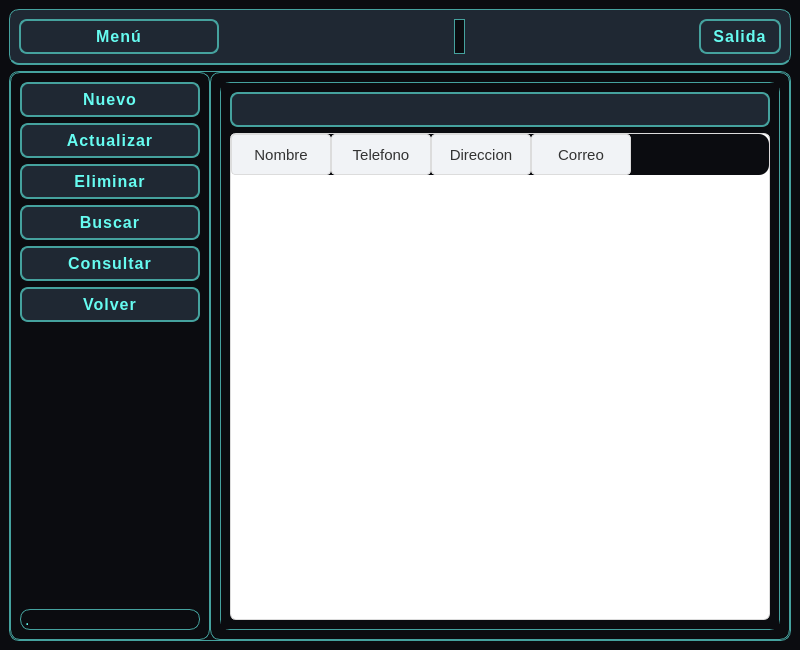
<?xml version="1.0" encoding="UTF-8"?>
<ui version="4.0">
 <class>MainWindow</class>
 <widget class="QMainWindow" name="MainWindow">
  <property name="geometry">
   <rect>
    <x>0</x>
    <y>0</y>
    <width>800</width>
    <height>650</height>
   </rect>
  </property>
  <property name="minimumSize">
   <size>
    <width>0</width>
    <height>0</height>
   </size>
  </property>
  <property name="windowTitle">
   <string>MainWindow</string>
  </property>
  <property name="styleSheet">
   <string notr="true">/* ==================== BASE GENERAL ==================== */
QWidget {
    background-color: #0b0c10; /* Fondo casi negro */
    color: #66fcf1; /* Azul neón claro */
    font-family: &quot;Orbitron&quot;, &quot;Segoe UI&quot;, sans-serif;
    font-size: 12pt;
}

/* ==================== FRAMES ==================== */
QFrame {
    background-color: #0b0c10;
    border: 1px solid #45a29e;
    border-radius: 10px;
}

QFrame#frame_catalogo {
    background-color: #0b0c10;
    border: 2px solid #45a29e;
    border-radius: 10px;
    box-shadow: 0 0 15px #45a29e;
}

/* ==================== BARRA SUPERIOR ==================== */
QFrame#frame_superior {
    background-color: #1f2833;
    border-bottom: 2px solid #45a29e;
}

QLabel#titulo_barra {
    color: #66fcf1;
    font-size: 16pt;
    font-weight: bold;
    letter-spacing: 1px;
}

/* ==================== BOTONES ==================== */
QPushButton {
    background-color: #1f2833;
    border: 2px solid #45a29e;
    border-radius: 8px;
    color: #66fcf1;
    padding: 6px 12px;
    font-weight: bold;
    text-transform: uppercase;
    letter-spacing: 1px;
    transition: all 0.2s ease-in-out;
}

QPushButton:hover {
    background-color: #0b0c10;
    border: 2px solid #66fcf1;
    box-shadow: 0 0 10px #66fcf1;
}

QPushButton:pressed {
    background-color: #45a29e;
    color: #0b0c10;
}

/* ==================== CAMPOS DE TEXTO ==================== */
QLineEdit {
    background-color: #0b0c10;
    border: 1px solid #45a29e;
    border-radius: 5px;
    padding: 4px 8px;
    color: #66fcf1;
}

QLineEdit:focus {
    border: 1px solid #66fcf1;
    box-shadow: 0 0 10px #66fcf1;
}

/* ==================== TABLAS ==================== */
QTableWidget {
    background-color: #0b0c10;
    color: #66fcf1;
    border: 1px solid #45a29e;
    gridline-color: #45a29e;
    selection-background-color: #45a29e;
    selection-color: #0b0c10;
}

QHeaderView::section {
    background-color: #1f2833;
    border: 1px solid #45a29e;
    color: #66fcf1;
    font-weight: bold;
}

/* ==================== SCROLLBAR ==================== */
QScrollBar:vertical {
    background: #1f2833;
    width: 10px;
    border-radius: 5px;
}
QScrollBar::handle:vertical {
    background: #45a29e;
    border-radius: 5px;
}
QScrollBar::handle:vertical:hover {
    background: #66fcf1;
}

/* ==================== EFECTO BRILLO (detalles TRON) ==================== */
QPushButton, QFrame, QLineEdit {
    outline: none;
}
</string>
  </property>
  <widget class="QWidget" name="centralwidget">
   <layout class="QVBoxLayout" name="verticalLayout">
    <item>
     <widget class="QFrame" name="frame_superior">
      <property name="minimumSize">
       <size>
        <width>0</width>
        <height>50</height>
       </size>
      </property>
      <property name="frameShape">
       <enum>QFrame::StyledPanel</enum>
      </property>
      <property name="frameShadow">
       <enum>QFrame::Raised</enum>
      </property>
      <layout class="QHBoxLayout" name="horizontalLayout">
       <item>
        <widget class="QPushButton" name="boton_menu">
         <property name="minimumSize">
          <size>
           <width>200</width>
           <height>35</height>
          </size>
         </property>
         <property name="text">
          <string>Menú</string>
         </property>
         <property name="icon">
          <iconset>
           <normaloff>../resources/imagenes/boton_menu.png</normaloff>../resources/imagenes/boton_menu.png</iconset>
         </property>
         <property name="iconSize">
          <size>
           <width>32</width>
           <height>32</height>
          </size>
         </property>
        </widget>
       </item>
       <item>
        <spacer name="horizontalSpacer">
         <property name="orientation">
          <enum>Qt::Horizontal</enum>
         </property>
         <property name="sizeHint" stdset="0">
          <size>
           <width>98</width>
           <height>20</height>
          </size>
         </property>
        </spacer>
       </item>
       <item>
        <widget class="QLabel" name="label">
         <property name="text">
          <string/>
         </property>
        </widget>
       </item>
       <item>
        <spacer name="horizontalSpacer_2">
         <property name="orientation">
          <enum>Qt::Horizontal</enum>
         </property>
         <property name="sizeHint" stdset="0">
          <size>
           <width>99</width>
           <height>20</height>
          </size>
         </property>
        </spacer>
       </item>
       <item>
        <widget class="QPushButton" name="boton_salir">
         <property name="minimumSize">
          <size>
           <width>0</width>
           <height>35</height>
          </size>
         </property>
         <property name="text">
          <string>Salida</string>
         </property>
         <property name="icon">
          <iconset>
           <normaloff>../resources/imagenes/salir.png</normaloff>../resources/imagenes/salir.png</iconset>
         </property>
         <property name="iconSize">
          <size>
           <width>32</width>
           <height>32</height>
          </size>
         </property>
        </widget>
       </item>
      </layout>
     </widget>
    </item>
    <item>
     <widget class="QFrame" name="frame_central">
      <property name="frameShape">
       <enum>QFrame::StyledPanel</enum>
      </property>
      <property name="frameShadow">
       <enum>QFrame::Raised</enum>
      </property>
      <layout class="QHBoxLayout" name="horizontalLayout_2">
       <property name="spacing">
        <number>0</number>
       </property>
       <property name="leftMargin">
        <number>0</number>
       </property>
       <property name="topMargin">
        <number>0</number>
       </property>
       <property name="rightMargin">
        <number>0</number>
       </property>
       <property name="bottomMargin">
        <number>0</number>
       </property>
       <item>
        <widget class="QFrame" name="frame_lateral">
         <property name="minimumSize">
          <size>
           <width>200</width>
           <height>0</height>
          </size>
         </property>
         <property name="maximumSize">
          <size>
           <width>0</width>
           <height>16777215</height>
          </size>
         </property>
         <property name="frameShape">
          <enum>QFrame::StyledPanel</enum>
         </property>
         <property name="frameShadow">
          <enum>QFrame::Raised</enum>
         </property>
         <layout class="QGridLayout" name="gridLayout_5">
          <item row="0" column="0">
           <widget class="QPushButton" name="boton_agregar">
            <property name="text">
             <string>Nuevo</string>
            </property>
            <property name="icon">
             <iconset>
              <normaloff>../resources/imagenes/boton_agregar.png</normaloff>../resources/imagenes/boton_agregar.png</iconset>
            </property>
            <property name="iconSize">
             <size>
              <width>32</width>
              <height>32</height>
             </size>
            </property>
           </widget>
          </item>
          <item row="1" column="0">
           <widget class="QPushButton" name="boton_actualizar">
            <property name="text">
             <string>Actualizar</string>
            </property>
            <property name="icon">
             <iconset>
              <normaloff>../resources/imagenes/boton_modificar.png</normaloff>../resources/imagenes/boton_modificar.png</iconset>
            </property>
            <property name="iconSize">
             <size>
              <width>32</width>
              <height>32</height>
             </size>
            </property>
           </widget>
          </item>
          <item row="2" column="0">
           <widget class="QPushButton" name="boton_eliminar">
            <property name="text">
             <string>Eliminar</string>
            </property>
            <property name="icon">
             <iconset>
              <normaloff>../resources/imagenes/boton_eliminar.png</normaloff>../resources/imagenes/boton_eliminar.png</iconset>
            </property>
            <property name="iconSize">
             <size>
              <width>32</width>
              <height>32</height>
             </size>
            </property>
           </widget>
          </item>
          <item row="3" column="0">
           <widget class="QPushButton" name="boton_buscar">
            <property name="text">
             <string>Buscar</string>
            </property>
            <property name="icon">
             <iconset>
              <normaloff>../resources/imagenes/BUSCAR.png</normaloff>../resources/imagenes/BUSCAR.png</iconset>
            </property>
            <property name="iconSize">
             <size>
              <width>32</width>
              <height>32</height>
             </size>
            </property>
           </widget>
          </item>
          <item row="4" column="0">
           <widget class="QPushButton" name="boton_consultar">
            <property name="text">
             <string>Consultar</string>
            </property>
            <property name="icon">
             <iconset>
              <normaloff>../resources/imagenes/boton_consultar.png</normaloff>../resources/imagenes/boton_consultar.png</iconset>
            </property>
            <property name="iconSize">
             <size>
              <width>32</width>
              <height>32</height>
             </size>
            </property>
           </widget>
          </item>
          <item row="5" column="0">
           <widget class="QPushButton" name="volver">
            <property name="text">
             <string>Volver</string>
            </property>
            <property name="iconSize">
             <size>
              <width>32</width>
              <height>32</height>
             </size>
            </property>
           </widget>
          </item>
          <item row="6" column="0">
           <spacer name="verticalSpacer">
            <property name="orientation">
             <enum>Qt::Vertical</enum>
            </property>
            <property name="sizeHint" stdset="0">
             <size>
              <width>20</width>
              <height>7</height>
             </size>
            </property>
           </spacer>
          </item>
          <item row="7" column="0">
           <widget class="QLabel" name="mensaje">
            <property name="text">
             <string>.</string>
            </property>
           </widget>
          </item>
         </layout>
        </widget>
       </item>
       <item>
        <widget class="QFrame" name="frame_paginas">
         <property name="frameShape">
          <enum>QFrame::StyledPanel</enum>
         </property>
         <property name="frameShadow">
          <enum>QFrame::Raised</enum>
         </property>
         <layout class="QVBoxLayout" name="verticalLayout_3">
          <item>
           <widget class="QStackedWidget" name="stackedWidget">
            <property name="currentIndex">
             <number>4</number>
            </property>
            <widget class="QWidget" name="page_agregar">
             <layout class="QVBoxLayout" name="verticalLayout_4">
              <item>
               <layout class="QGridLayout" name="gridLayout">
                <item row="0" column="0">
                 <widget class="QLabel" name="label_2">
                  <property name="minimumSize">
                   <size>
                    <width>0</width>
                    <height>0</height>
                   </size>
                  </property>
                  <property name="maximumSize">
                   <size>
                    <width>16777215</width>
                    <height>16777215</height>
                   </size>
                  </property>
                  <property name="text">
                   <string>Nombre</string>
                  </property>
                 </widget>
                </item>
                <item row="0" column="1">
                 <widget class="QLineEdit" name="nombre_agregar">
                  <property name="minimumSize">
                   <size>
                    <width>150</width>
                    <height>0</height>
                   </size>
                  </property>
                 </widget>
                </item>
                <item row="1" column="0">
                 <widget class="QLabel" name="label_3">
                  <property name="minimumSize">
                   <size>
                    <width>0</width>
                    <height>0</height>
                   </size>
                  </property>
                  <property name="maximumSize">
                   <size>
                    <width>16777215</width>
                    <height>16777215</height>
                   </size>
                  </property>
                  <property name="text">
                   <string>Teléfono</string>
                  </property>
                 </widget>
                </item>
                <item row="1" column="1">
                 <widget class="QLineEdit" name="telefono_agregar"/>
                </item>
                <item row="2" column="0">
                 <widget class="QLabel" name="label_4">
                  <property name="minimumSize">
                   <size>
                    <width>0</width>
                    <height>0</height>
                   </size>
                  </property>
                  <property name="maximumSize">
                   <size>
                    <width>16777215</width>
                    <height>16777215</height>
                   </size>
                  </property>
                  <property name="text">
                   <string>Dirección</string>
                  </property>
                 </widget>
                </item>
                <item row="2" column="1">
                 <widget class="QLineEdit" name="direccion_agregar">
                  <property name="maximumSize">
                   <size>
                    <width>110</width>
                    <height>16777215</height>
                   </size>
                  </property>
                 </widget>
                </item>
                <item row="3" column="0">
                 <widget class="QLabel" name="label_5">
                  <property name="minimumSize">
                   <size>
                    <width>0</width>
                    <height>0</height>
                   </size>
                  </property>
                  <property name="maximumSize">
                   <size>
                    <width>16777215</width>
                    <height>16777215</height>
                   </size>
                  </property>
                  <property name="text">
                   <string>Correo</string>
                  </property>
                 </widget>
                </item>
                <item row="3" column="1">
                 <widget class="QLineEdit" name="correo_agregar">
                  <property name="maximumSize">
                   <size>
                    <width>110</width>
                    <height>16777215</height>
                   </size>
                  </property>
                 </widget>
                </item>
                <item row="4" column="0" colspan="2">
                 <widget class="QPushButton" name="accion_guardar">
                  <property name="text">
                   <string>Guardar</string>
                  </property>
                  <property name="icon">
                   <iconset>
                    <normaloff>../resources/imagenes/guardar.png</normaloff>../resources/imagenes/guardar.png</iconset>
                  </property>
                  <property name="iconSize">
                   <size>
                    <width>32</width>
                    <height>32</height>
                   </size>
                  </property>
                 </widget>
                </item>
               </layout>
              </item>
             </layout>
            </widget>
            <widget class="QWidget" name="page_actualizar">
             <layout class="QVBoxLayout" name="verticalLayout_5">
              <item>
               <layout class="QGridLayout" name="gridLayout_2">
                <item row="0" column="0">
                 <widget class="QLabel" name="label_6">
                  <property name="minimumSize">
                   <size>
                    <width>0</width>
                    <height>0</height>
                   </size>
                  </property>
                  <property name="maximumSize">
                   <size>
                    <width>16777215</width>
                    <height>16777215</height>
                   </size>
                  </property>
                  <property name="text">
                   <string>Nombre</string>
                  </property>
                 </widget>
                </item>
                <item row="0" column="1">
                 <widget class="QLineEdit" name="nombre_actualizar">
                  <property name="minimumSize">
                   <size>
                    <width>0</width>
                    <height>0</height>
                   </size>
                  </property>
                 </widget>
                </item>
                <item row="0" column="2">
                 <widget class="QPushButton" name="buscar_actualizar">
                  <property name="text">
                   <string/>
                  </property>
                  <property name="icon">
                   <iconset>
                    <normaloff>../resources/imagenes/BUSCAR.png</normaloff>../resources/imagenes/BUSCAR.png</iconset>
                  </property>
                  <property name="iconSize">
                   <size>
                    <width>32</width>
                    <height>32</height>
                   </size>
                  </property>
                 </widget>
                </item>
                <item row="1" column="0">
                 <widget class="QLabel" name="label_7">
                  <property name="minimumSize">
                   <size>
                    <width>0</width>
                    <height>0</height>
                   </size>
                  </property>
                  <property name="maximumSize">
                   <size>
                    <width>16777215</width>
                    <height>16777215</height>
                   </size>
                  </property>
                  <property name="text">
                   <string>Teléfono</string>
                  </property>
                 </widget>
                </item>
                <item row="1" column="1" colspan="2">
                 <widget class="QLineEdit" name="telefono_actualizar"/>
                </item>
                <item row="2" column="0">
                 <widget class="QLabel" name="label_8">
                  <property name="minimumSize">
                   <size>
                    <width>0</width>
                    <height>0</height>
                   </size>
                  </property>
                  <property name="maximumSize">
                   <size>
                    <width>16777215</width>
                    <height>16777215</height>
                   </size>
                  </property>
                  <property name="text">
                   <string>Dirección</string>
                  </property>
                 </widget>
                </item>
                <item row="2" column="1">
                 <widget class="QLineEdit" name="direccion_actualizar">
                  <property name="maximumSize">
                   <size>
                    <width>110</width>
                    <height>16777215</height>
                   </size>
                  </property>
                 </widget>
                </item>
                <item row="3" column="0">
                 <widget class="QLabel" name="label_9">
                  <property name="minimumSize">
                   <size>
                    <width>0</width>
                    <height>0</height>
                   </size>
                  </property>
                  <property name="maximumSize">
                   <size>
                    <width>16777215</width>
                    <height>16777215</height>
                   </size>
                  </property>
                  <property name="text">
                   <string>Correo</string>
                  </property>
                 </widget>
                </item>
                <item row="3" column="1">
                 <widget class="QLineEdit" name="correo_actualizar">
                  <property name="maximumSize">
                   <size>
                    <width>110</width>
                    <height>16777215</height>
                   </size>
                  </property>
                 </widget>
                </item>
                <item row="4" column="0" colspan="3">
                 <widget class="QPushButton" name="accion_actualizar">
                  <property name="text">
                   <string>Actualizar</string>
                  </property>
                  <property name="icon">
                   <iconset>
                    <normaloff>../resources/imagenes/boton_modificar.png</normaloff>../resources/imagenes/boton_modificar.png</iconset>
                  </property>
                  <property name="iconSize">
                   <size>
                    <width>32</width>
                    <height>32</height>
                   </size>
                  </property>
                 </widget>
                </item>
               </layout>
              </item>
             </layout>
            </widget>
            <widget class="QWidget" name="page_eliminar">
             <layout class="QVBoxLayout" name="verticalLayout_8">
              <item>
               <layout class="QGridLayout" name="gridLayout_3">
                <item row="0" column="0">
                 <widget class="QLabel" name="label_10">
                  <property name="minimumSize">
                   <size>
                    <width>0</width>
                    <height>0</height>
                   </size>
                  </property>
                  <property name="maximumSize">
                   <size>
                    <width>16777215</width>
                    <height>16777215</height>
                   </size>
                  </property>
                  <property name="text">
                   <string>Nombre</string>
                  </property>
                 </widget>
                </item>
                <item row="0" column="1">
                 <widget class="QLineEdit" name="nombre_eliminar">
                  <property name="minimumSize">
                   <size>
                    <width>0</width>
                    <height>0</height>
                   </size>
                  </property>
                 </widget>
                </item>
                <item row="0" column="2">
                 <widget class="QPushButton" name="buscar_eliminar">
                  <property name="text">
                   <string/>
                  </property>
                  <property name="icon">
                   <iconset>
                    <normaloff>../resources/imagenes/BUSCAR.png</normaloff>../resources/imagenes/BUSCAR.png</iconset>
                  </property>
                  <property name="iconSize">
                   <size>
                    <width>32</width>
                    <height>32</height>
                   </size>
                  </property>
                 </widget>
                </item>
                <item row="1" column="0">
                 <widget class="QLabel" name="label_11">
                  <property name="minimumSize">
                   <size>
                    <width>0</width>
                    <height>0</height>
                   </size>
                  </property>
                  <property name="maximumSize">
                   <size>
                    <width>16777215</width>
                    <height>16777215</height>
                   </size>
                  </property>
                  <property name="text">
                   <string>Teléfono</string>
                  </property>
                 </widget>
                </item>
                <item row="1" column="1" colspan="2">
                 <widget class="QLineEdit" name="telefono_eliminar"/>
                </item>
                <item row="2" column="0">
                 <widget class="QLabel" name="label_12">
                  <property name="minimumSize">
                   <size>
                    <width>0</width>
                    <height>0</height>
                   </size>
                  </property>
                  <property name="maximumSize">
                   <size>
                    <width>16777215</width>
                    <height>16777215</height>
                   </size>
                  </property>
                  <property name="text">
                   <string>Dirección</string>
                  </property>
                 </widget>
                </item>
                <item row="2" column="1">
                 <widget class="QLineEdit" name="direccion_eliminar">
                  <property name="maximumSize">
                   <size>
                    <width>110</width>
                    <height>16777215</height>
                   </size>
                  </property>
                 </widget>
                </item>
                <item row="3" column="0">
                 <widget class="QLabel" name="label_13">
                  <property name="minimumSize">
                   <size>
                    <width>0</width>
                    <height>0</height>
                   </size>
                  </property>
                  <property name="maximumSize">
                   <size>
                    <width>16777215</width>
                    <height>16777215</height>
                   </size>
                  </property>
                  <property name="text">
                   <string>Correo</string>
                  </property>
                 </widget>
                </item>
                <item row="3" column="1">
                 <widget class="QLineEdit" name="correo_eliminar">
                  <property name="maximumSize">
                   <size>
                    <width>110</width>
                    <height>16777215</height>
                   </size>
                  </property>
                 </widget>
                </item>
                <item row="4" column="0" colspan="3">
                 <widget class="QPushButton" name="accion_eliminar">
                  <property name="text">
                   <string>Eliminar</string>
                  </property>
                  <property name="icon">
                   <iconset>
                    <normaloff>../resources/imagenes/boton_eliminar.png</normaloff>../resources/imagenes/boton_eliminar.png</iconset>
                  </property>
                  <property name="iconSize">
                   <size>
                    <width>32</width>
                    <height>32</height>
                   </size>
                  </property>
                 </widget>
                </item>
               </layout>
              </item>
             </layout>
            </widget>
            <widget class="QWidget" name="page_buscar">
             <layout class="QVBoxLayout" name="verticalLayout_9">
              <item>
               <layout class="QGridLayout" name="gridLayout_4">
                <item row="0" column="0">
                 <widget class="QLabel" name="label_14">
                  <property name="minimumSize">
                   <size>
                    <width>0</width>
                    <height>0</height>
                   </size>
                  </property>
                  <property name="maximumSize">
                   <size>
                    <width>16777215</width>
                    <height>16777215</height>
                   </size>
                  </property>
                  <property name="text">
                   <string>Nombre</string>
                  </property>
                 </widget>
                </item>
                <item row="0" column="1">
                 <widget class="QLineEdit" name="nombre_buscar">
                  <property name="minimumSize">
                   <size>
                    <width>0</width>
                    <height>0</height>
                   </size>
                  </property>
                 </widget>
                </item>
                <item row="0" column="2">
                 <widget class="QPushButton" name="buscar_buscar">
                  <property name="text">
                   <string/>
                  </property>
                  <property name="icon">
                   <iconset>
                    <normaloff>../resources/imagenes/BUSCAR.png</normaloff>../resources/imagenes/BUSCAR.png</iconset>
                  </property>
                  <property name="iconSize">
                   <size>
                    <width>32</width>
                    <height>32</height>
                   </size>
                  </property>
                 </widget>
                </item>
                <item row="1" column="0">
                 <widget class="QLabel" name="label_15">
                  <property name="minimumSize">
                   <size>
                    <width>0</width>
                    <height>0</height>
                   </size>
                  </property>
                  <property name="maximumSize">
                   <size>
                    <width>16777215</width>
                    <height>16777215</height>
                   </size>
                  </property>
                  <property name="text">
                   <string>Teléfono</string>
                  </property>
                 </widget>
                </item>
                <item row="1" column="1" colspan="2">
                 <widget class="QLineEdit" name="telefono_buscar"/>
                </item>
                <item row="2" column="0">
                 <widget class="QLabel" name="label_16">
                  <property name="minimumSize">
                   <size>
                    <width>0</width>
                    <height>0</height>
                   </size>
                  </property>
                  <property name="maximumSize">
                   <size>
                    <width>16777215</width>
                    <height>16777215</height>
                   </size>
                  </property>
                  <property name="text">
                   <string>Dirección</string>
                  </property>
                 </widget>
                </item>
                <item row="2" column="1">
                 <widget class="QLineEdit" name="direccion_buscar">
                  <property name="maximumSize">
                   <size>
                    <width>110</width>
                    <height>16777215</height>
                   </size>
                  </property>
                 </widget>
                </item>
                <item row="3" column="0">
                 <widget class="QLabel" name="label_17">
                  <property name="minimumSize">
                   <size>
                    <width>0</width>
                    <height>0</height>
                   </size>
                  </property>
                  <property name="maximumSize">
                   <size>
                    <width>16777215</width>
                    <height>16777215</height>
                   </size>
                  </property>
                  <property name="text">
                   <string>Correo</string>
                  </property>
                 </widget>
                </item>
                <item row="3" column="1">
                 <widget class="QLineEdit" name="correo_buscar">
                  <property name="maximumSize">
                   <size>
                    <width>110</width>
                    <height>16777215</height>
                   </size>
                  </property>
                 </widget>
                </item>
                <item row="4" column="0" colspan="3">
                 <widget class="QPushButton" name="accion_limpiar">
                  <property name="text">
                   <string>Limpiar</string>
                  </property>
                  <property name="icon">
                   <iconset>
                    <normaloff>../resources/imagenes/limpiar.png</normaloff>../resources/imagenes/limpiar.png</iconset>
                  </property>
                  <property name="iconSize">
                   <size>
                    <width>32</width>
                    <height>32</height>
                   </size>
                  </property>
                 </widget>
                </item>
               </layout>
              </item>
             </layout>
            </widget>
            <widget class="QWidget" name="page_consultar">
             <layout class="QVBoxLayout" name="verticalLayout_6">
              <item>
               <widget class="QPushButton" name="boton_refresh">
                <property name="text">
                 <string/>
                </property>
                <property name="icon">
                 <iconset>
                  <normaloff>../resources/imagenes/boton_refrescar.png</normaloff>../resources/imagenes/boton_refrescar.png</iconset>
                </property>
                <property name="iconSize">
                 <size>
                  <width>32</width>
                  <height>32</height>
                 </size>
                </property>
               </widget>
              </item>
              <item>
               <widget class="QTableWidget" name="tabla_consulta">
                <property name="styleSheet">
                 <string notr="true">/* === Tablas === */
QTableWidget {
    background-color: #ffffff;
    color: #333333;
    gridline-color: #e0e0e0;
    border: 1px solid #dcdcdc;
    border-radius: 6px;
    font-family: &quot;Segoe UI Variable&quot;, &quot;Roboto&quot;, &quot;Open Sans&quot;, sans-serif;
    font-size: 15px;
    font-weight: 300;
    selection-background-color: #e8f0fe; /* azul claro al seleccionar */
    selection-color: #0078d7;
    alternate-background-color: #f9fafc; /* filas alternadas */
}

/* Cabecera horizontal */
QHeaderView::section {
    background-color: #f1f3f6;
    color: #333333;
    border: 1px solid #dcdcdc;
    border-radius: 4px;
    font-weight: 400;
    font-size: 15px;
    padding: 8px;
}

/* Cabecera horizontal al pasar el cursor */
QHeaderView::section:hover {
    background-color: #e8ecf1;
}

/* Celdas */
QTableWidget::item {
    padding: 6px;
    border: none;
}

/* Celda seleccionada */
QTableWidget::item:selected {
    background-color: #e8f0fe;
    color: #0078d7;
}

/* Bordes del header alineados al contenido */
QHeaderView {
    border: none;
}

/* Barra de desplazamiento dentro de la tabla */
QTableCornerButton::section {
    background-color: #f1f3f6;
    border: 1px solid #dcdcdc;
}

/* Scrollbars coherentes dentro de tablas */
QTableWidget QScrollBar:vertical {
    border: none;
    background: #f0f0f0;
    width: 10px;
    border-radius: 4px;
}
QTableWidget QScrollBar::handle:vertical {
    background: #cccccc;
    min-height: 20px;
    border-radius: 4px;
}
QTableWidget QScrollBar::handle:vertical:hover {
    background: #0078d7;
}
QTableWidget QScrollBar::add-line:vertical,
QTableWidget QScrollBar::sub-line:vertical {
    height: 0;
}</string>
                </property>
                <column>
                 <property name="text">
                  <string>Nombre</string>
                 </property>
                </column>
                <column>
                 <property name="text">
                  <string>Telefono</string>
                 </property>
                </column>
                <column>
                 <property name="text">
                  <string>Direccion</string>
                 </property>
                </column>
                <column>
                 <property name="text">
                  <string>Correo</string>
                 </property>
                </column>
               </widget>
              </item>
             </layout>
            </widget>
           </widget>
          </item>
         </layout>
        </widget>
       </item>
      </layout>
     </widget>
    </item>
   </layout>
  </widget>
 </widget>
 <resources/>
 <connections/>
</ui>
